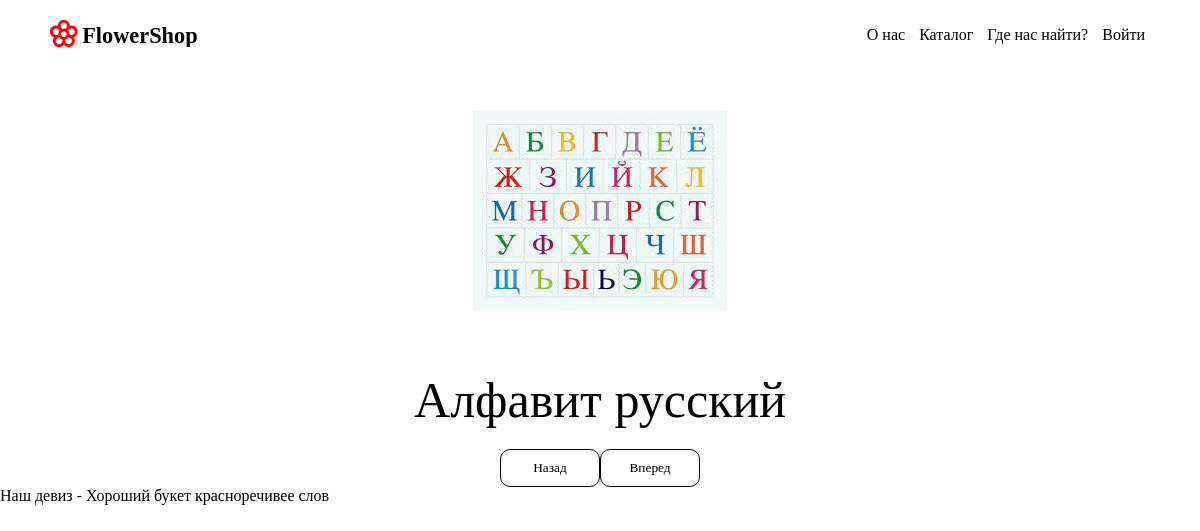
The page / on the database its author committed.
### tables this page shows
CREATE TABLE `products` (
  `id_product` int(11) NOT NULL,
  `image` text NOT NULL,
  `product_name` varchar(50) NOT NULL,
  `price` int(11) NOT NULL,
  `amount` int(11) NOT NULL,
  `color_id` int(11) NOT NULL,
  `product_type_id` int(11) NOT NULL,
  `country_id` int(11) NOT NULL
);

### database/dboperations.php (called while the page is built, shortened)
<?php
function getAll($query)
{
    require 'connect.php';
    $query = mysqli_query($connect, $query);
    if (mysqli_num_rows($query) > 0) {
        return mysqli_fetch_all($query, MYSQLI_ASSOC);
    } else {
        return false;
    }
}
class DBOperations
{
    public function getSliderItems()
    {
        return getAll("
            select * from products order by id_product desc limit 5
        ");
    }
}
?>

### index.php (the view, shortened to what this page needs)
<?php
    require_once 'database/dboperations.php';
    $slides = $db->getSliderItems();
?>
<!DOCTYPE html>
<html lang="en">
<head>
    <?php require_once 'templates/head.php' ?>
</head>
<body>
    <?php require_once 'templates/header.php' ?>
    <div class="container">
        <div id="viewport">
            <div class="slider">
                <?php foreach($slides as $slide): ?>
                    <div class="slide">
                        <img src="http://localhost/flowershop<?= $slide['image'] ?>" alt="">
                        <p><?= $slide['product_name'] ?></p>
                    </div>
                <?php endforeach; ?>
            </div>
        </div>
        <div class="slider-button">
            <button class="prev slider-btn">Назад</button>
            <button class="next slider-btn">Вперед</button>
        </div>
        <div class="">Наш девиз - Хороший букет красноречивее слов</div>
    </div>
</body>
</html>

### assets/css/style.css (style rules this page uses)
*, *::before, *::after { margin: 0; padding: 0; box-sizing: border-box; font-family: Hussar; }
img { width: 100%; height: 100%; object-fit: scale-down; }
input, button, select { width: 100%; padding: 10px 15px; border: 1px solid black; border-radius: 10px; outline: none; }
button { cursor: pointer; background-color: white; transition: linear .2s; }
.container { max-width: 1600px; margin: 0 auto; }
#viewport { overflow: hidden; }
.slider { position: relative; transition: 500ms; width: calc(100% * 5); max-height: 50vh; display: flex; justify-content: start; flex-wrap: nowrap; left: 0; }
.slide { width: 100%; display: flex; flex-direction: column; align-items: center; }
.slider-button { display: flex; justify-content: center; }
.slide > p { background: white; padding: 20px 50px; font-size: 50px; bottom: 0; }
.slide > img { height: 35vh; }
.slider-btn { width: 100px; }

### rows shown on the page
products: image (picture), product_name "Алфавит русский"
